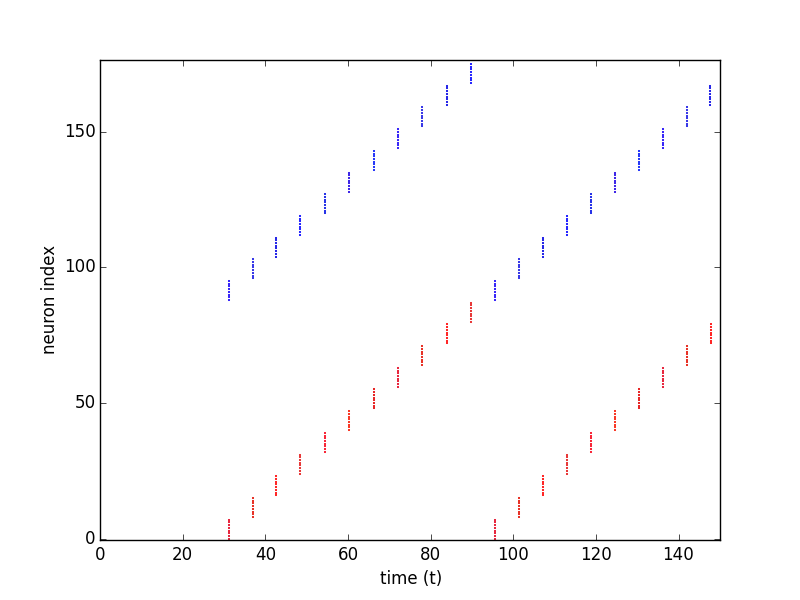

Reproduce this figure in Python.
"""


"""

# --- Import external libraries ----------------

import pyNN.nest as sim
import numpy.random
import matplotlib.pyplot as plt


# --- Parameters -------------------------------

n_populations = 11
population_size = 8
neuron_parameters = {
    'cm': 0.2,
    'v_reset': -70,
    'v_rest': -70,
    'v_thresh': -47,
    'e_rev_I': -70,
    'e_rev_E': 0.0,
}
weight_exc_exc = 0.005
weight_exc_inh = 0.005
weight_inh_exc = 0.5
delay = 3.0
rng_seed = 42
stimulus_onset = 25.0
stimulus_sigma = 0.5
runtime = 150.0


# --- Configure the simulator/hardware ---------

sim.setup(timestep=0.1)


# --- Create populations of neurons ------------

populations = {'exc': [], 'inh': []}
for syn_type in ('exc', 'inh'):
    populations[syn_type] = [sim.Population(population_size, sim.IF_cond_exp, neuron_parameters)
                             for i in range(n_populations)]


# --- Connect the populations in a chain -------

connector_exc_exc = sim.AllToAllConnector(weights=weight_exc_exc, delays=delay)
connector_exc_inh = sim.AllToAllConnector(weights=weight_exc_inh, delays=delay)
connector_inh_exc = sim.AllToAllConnector(weights=weight_inh_exc, delays=delay)

for i in range(n_populations):
    j = (i + 1) % n_populations
    prj_exc_exc = sim.Projection(populations['exc'][i], populations['exc'][j],
                                 connector_exc_exc, target='excitatory')
    prj_exc_inh = sim.Projection(populations['exc'][i], populations['inh'][j],
                                 connector_exc_inh, target='excitatory')
    prj_inh_exc = sim.Projection(populations['inh'][i], populations['exc'][i],
                                 connector_exc_exc, target='inhibitory')

# --- Create and connect stimulus --------------

numpy.random.seed(rng_seed)
stim_spikes = numpy.random.normal(loc=stimulus_onset, scale=stimulus_sigma, size=population_size)
stim_spikes.sort()
stimulus = sim.Population(1, sim.SpikeSourceArray, {'spike_times': stim_spikes})

prj_stim_exc = sim.Projection(stimulus, populations['exc'][0],
                              connector_exc_exc, target='excitatory')
prj_stim_inh = sim.Projection(stimulus, populations['inh'][0],
                              connector_exc_inh, target='excitatory')


# --- Set-up recording -------------------------

for syn_type in ('exc', 'inh'):
    for population in populations[syn_type]:
        population.record()


# --- Run the simulation -----------------------

sim.run(runtime)


# --- Plot spike raster ------------------------

colours = {'exc': 'r', 'inh': 'b'}

id_offset = 0
for syn_type in ['exc', 'inh']:
    for population in populations[syn_type]:
        spikes = population.getSpikes()
        colour = colours[syn_type]
        plt.plot(spikes[:,1], spikes[:,0] + id_offset,
                 ls='', marker='o', ms=1, c=colour, mec=colour)
        id_offset += population.size

plt.xlim((0, runtime))
plt.ylim((-0.5, 2* n_populations * population_size + 0.5))
plt.xlabel('time (t)')
plt.ylabel('neuron index')
plt.savefig("synfire_chain.png")
